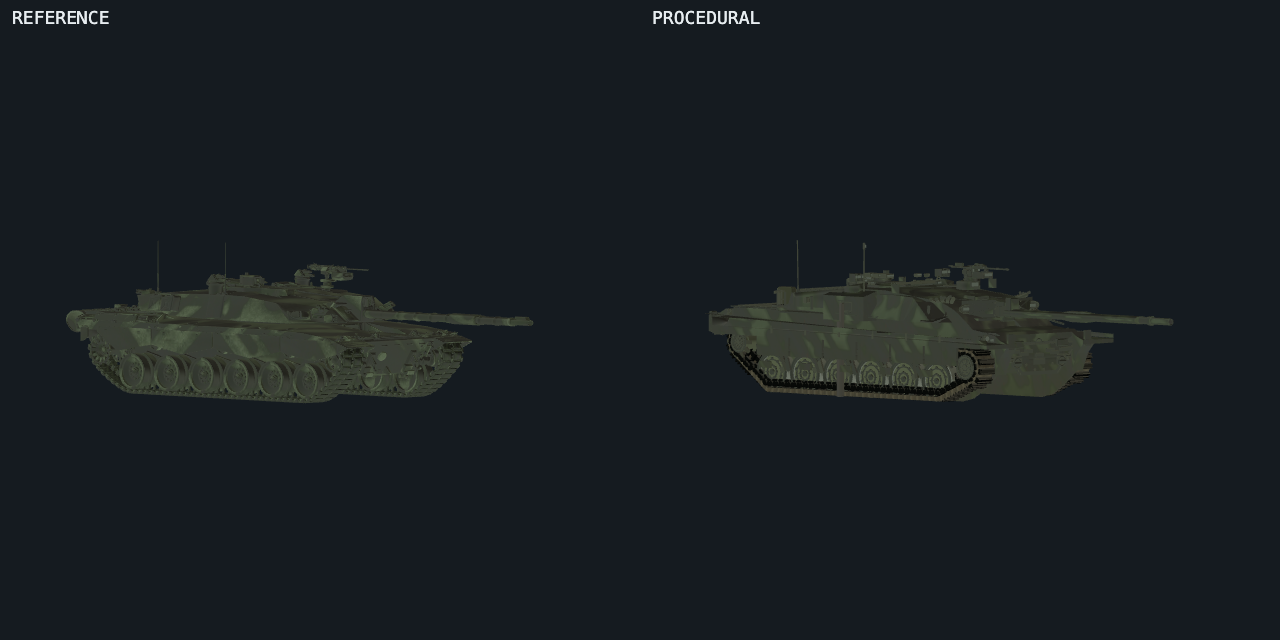
#> input picture shots/critic-challenger2-graduation/view-frontleft.png, 1280 x 640 px, found by its file name
$ python tmp-isu152-r6-measure.py
#> lines starting #> are read from the running program, lines starting #| are printed output that depends on the picture
# TEMP (isu152 r6): done-gate measurements on the OFFICIAL critic pairs
# (shots/critic-isu152/*.png), one block per r6 order (critic r5 verdict).
# ITU-601 luma; bg discriminator max|px-0x151b20| > 13; proc pane = ref
# pane x + 640. view-left mapping: px = 46 + (z+3.407)*60.2, py = 399 -
# y*60.2. view-right: px = 46 + (5.72-z)*60.2. view-top: px = 333.5 -
# (x+0.23)*59.7, py = 111 + (z+2.34)*59.7 (vent-circle anchor, r2).
from PIL import Image
import math

D = 'shots/critic-isu152/'


def luma(p):
    return 0.299 * p[0] + 0.587 * p[1] + 0.114 * p[2]


def nonbg(p):
    return max(abs(p[0] - 0x15), abs(p[1] - 0x1b), abs(p[2] - 0x20)) > 13


def stats(im, x0, y0, x1, y1, dk=45):
    p = im.load()
    vals, sky, tot, dark = [], 0, 0, 0
    for X in range(x0, x1):
        for Y in range(y0, y1):
            tot += 1
            if nonbg(p[X, Y]):
                v = luma(p[X, Y])
                vals.append(v)
                if v < dk:
                    dark += 1
            else:
                sky += 1
    vals.sort()
    n = len(vals)
    if not n:
        return {'n': 0, 'sky%': round(100 * sky / tot, 1)}
    q = lambda f: round(vals[min(n - 1, int(n * f))], 1)
    return {'n': n, 'sky%': round(100 * sky / tot, 1),
            'dark%': round(100 * dark / tot, 1),
            'p05': q(.05), 'p25': q(.25), 'p50': q(.5), 'p75': q(.75),
            'p95': q(.95), 'iqr': round(q(.75) - q(.25), 1)}


def show(tag, s):
    print(f'  {tag}: ' + ' '.join(f'{k} {v}' for k, v in s.items()))


ZX = lambda z: 46 + (z + 3.407) * 60.2          # view-left px(z)
ZY = lambda y: 399 - y * 60.2                   # view-left py(y)
RX = lambda z: 46 + (5.72 - z) * 60.2           # view-right px(z)
TX = lambda x: 333.5 - (x + 0.23) * 59.7        # view-top px(x)
TY = lambda z: 111 + (z + 2.34) * 59.7          # view-top py(z)

fl = Image.open(D + 'view-frontleft.png').convert('RGB')
fr = Image.open(D + 'view-frontright.png').convert('RGB')
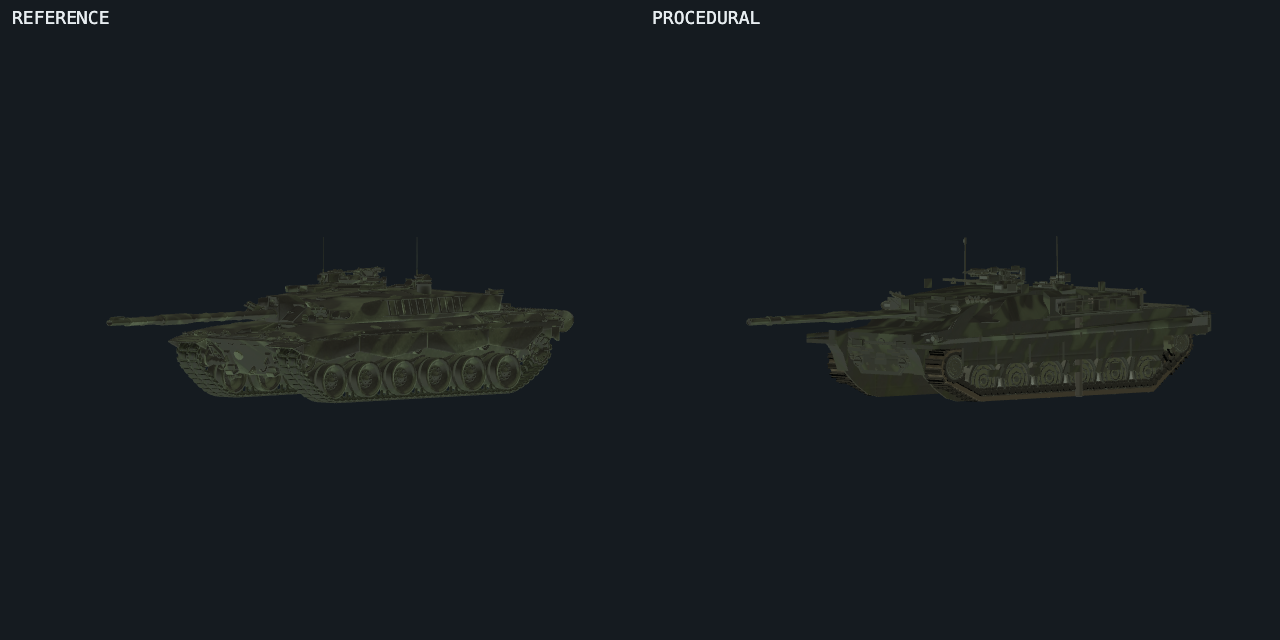
#> input picture shots/critic-challenger2-graduation/view-frontright.png, 1280 x 640 px, found by its file name
vl = Image.open(D + 'view-left.png').convert('RGB')
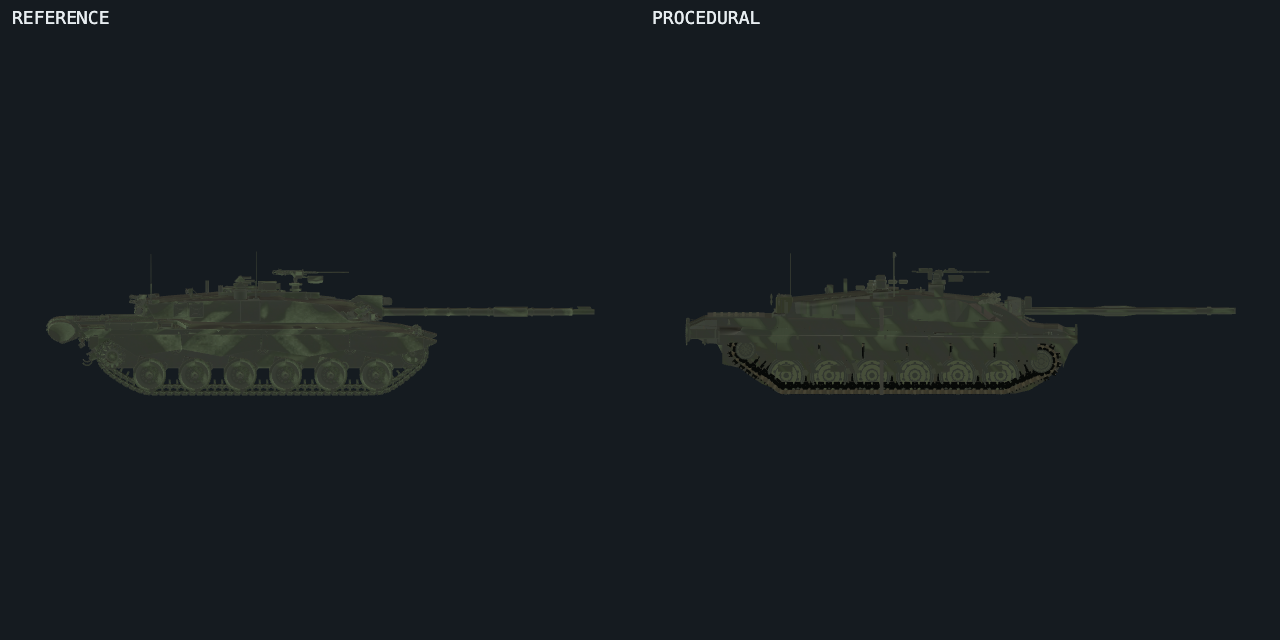
#> input picture shots/critic-challenger2-graduation/view-left.png, 1280 x 640 px, found by its file name
vr = Image.open(D + 'view-right.png').convert('RGB')
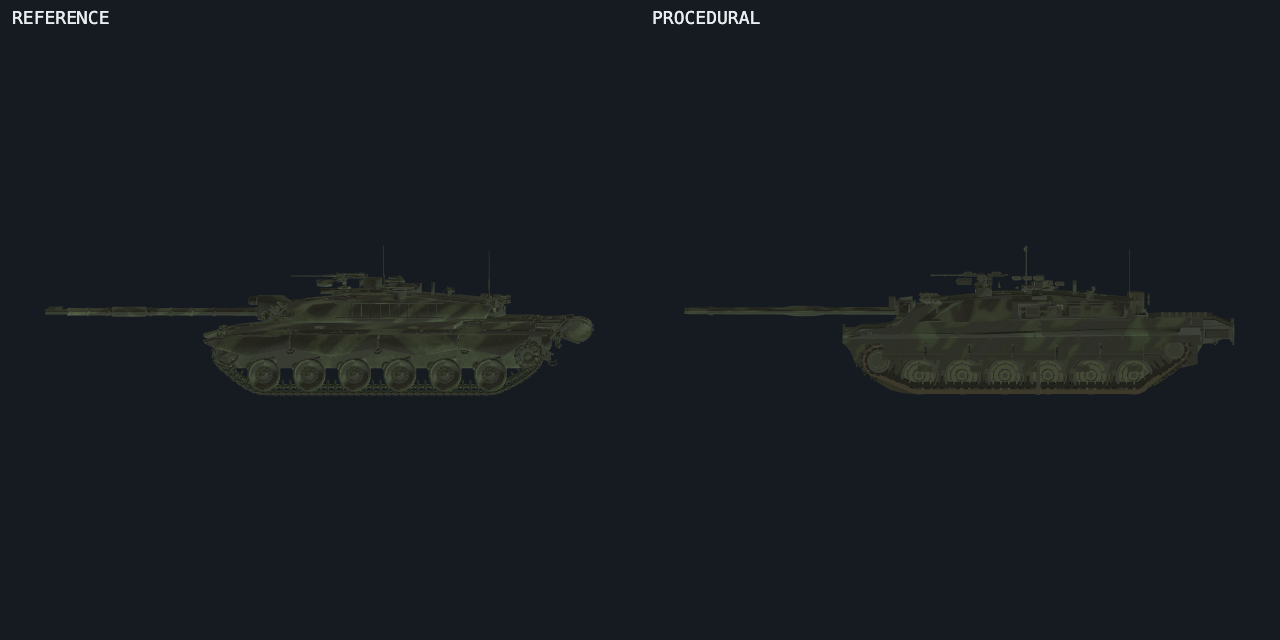
#> input picture shots/critic-challenger2-graduation/view-right.png, 1280 x 640 px, found by its file name
vt = Image.open(D + 'view-top.png').convert('RGB')
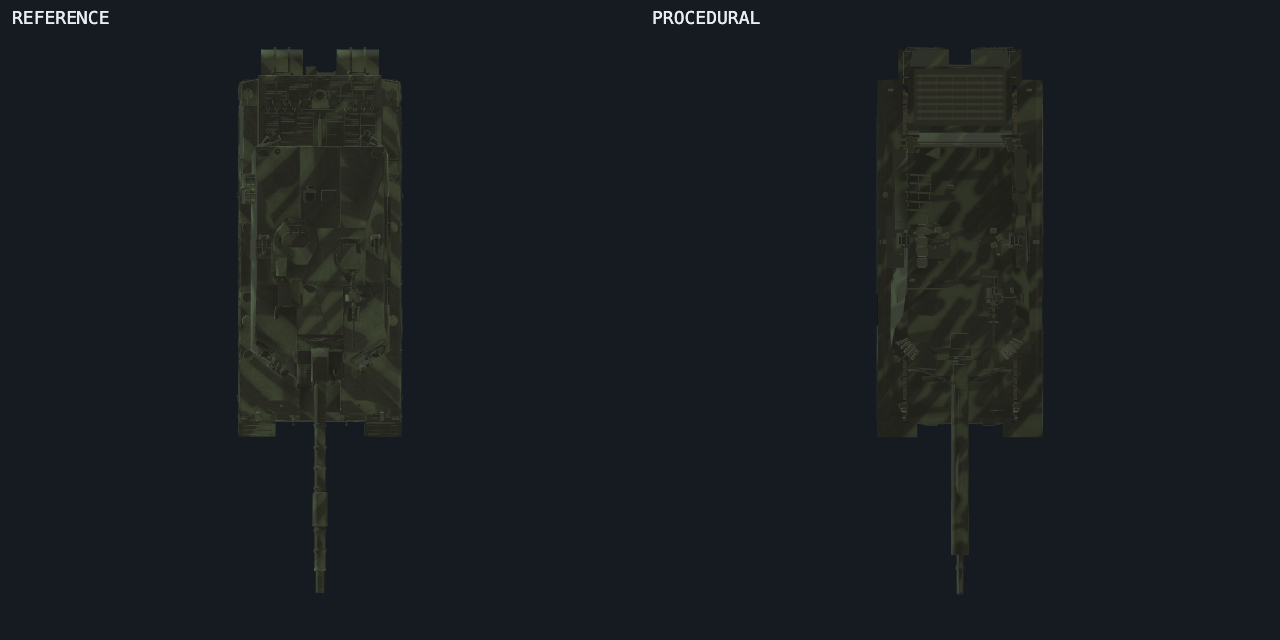
#> input picture shots/critic-challenger2-graduation/view-top.png, 1280 x 640 px, found by its file name
hf = Image.open(D + 'hero-frontleft.png').convert('RGB')
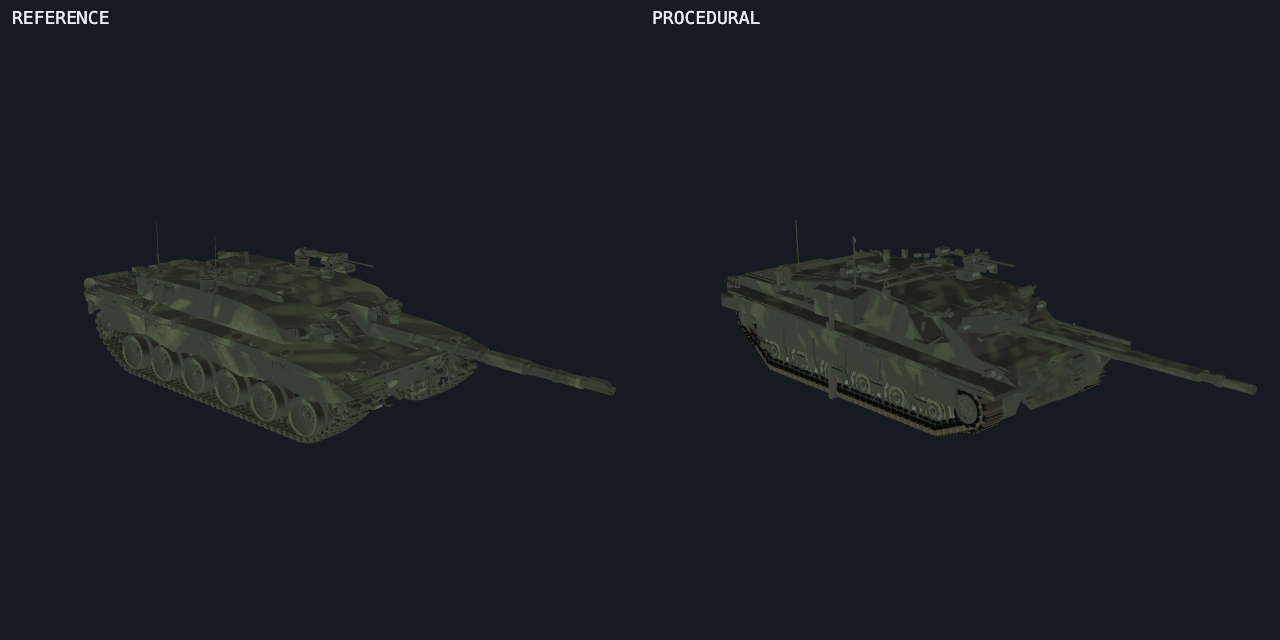
#> input picture shots/critic-challenger2-graduation/hero-frontleft.png, 1280 x 640 px, found by its file name

# ---------------------------------------------------------------------------
print('=== ORDER 1a: fender shadow run (both front quarters; 55-65L '
      'class ordered). col-min in the run band y283-325 ===')
for im, name, xr in ((fl, 'frontleft ', (100, 460)), (fr, 'frontright', (180, 540))):
    for tag, off in (('ref ', 0), ('proc', 640)):
        p = im.load()
        mins = []
        for X in range(xr[0] + off, xr[1] + off, 4):
            vals = [luma(p[X, Y]) for Y in range(283, 326) if nonbg(p[X, Y])]
            if vals:
                mins.append(min(vals))
        mins.sort()
        n = len(mins)
        if n:
            print(f'  {name} {tag} col-min: n {n} p25 {mins[n // 4]:.1f} '
                  f'p50 {mins[n // 2]:.1f} p75 {mins[3 * n // 4]:.1f}')
#> this loop made 2 passes
#> (name, xr) on passes 1 to 2: ('frontleft ', (100, 460)), ('frontright', (180, 540))
#|   frontleft  ref  col-min: n 90 p25 38.0 p50 40.2 p75 43.1
#|   frontleft  proc col-min: n 90 p25 34.9 p50 37.6 p75 41.4
#|   frontright ref  col-min: n 90 p25 34.3 p50 35.6 p75 37.1
#|   frontright proc col-min: n 90 p25 34.9 p50 35.8 p75 36.8

# ---------------------------------------------------------------------------
print('=== ORDER 1b: wall vs skirt tone split (view-left/right on-element '
      'bands: wall = sponson band y1.462-1.542 BELOW the run; skirt = '
      'curtain band y0.62-1.10) ===')
for im, name, XF in ((vl, 'left ', ZX), (vr, 'right', RX)):
    for tag, off in (('ref ', 0), ('proc', 640)):
        x0 = int(min(XF(-2.2), XF(2.6))) + off
        x1 = int(max(XF(-2.2), XF(2.6))) + off
        show(f'{name} {tag} wall ', stats(im, x0, int(ZY(1.542)), x1, int(ZY(1.462))))
        show(f'{name} {tag} skirt', stats(im, x0, int(ZY(1.10)), x1, int(ZY(0.62))))
#> this loop made 2 passes
#> name on passes 1 to 2: 'left ', 'right'
#|   left  ref  wall : n 1044 sky% 9.7 dark% 0.1 p05 49.5 p25 52.0 p50 52.9 p75 58.7 p95 66.5 iqr 6.7
#|   left  ref  skirt: n 8381 sky% 0.0 dark% 0.0 p05 51.4 p25 51.9 p50 53.0 p75 60.1 p95 71.8 iqr 8.2
#|   left  proc wall : n 1074 sky% 7.1 dark% 0.1 p05 51.1 p25 51.6 p50 56.9 p75 60.8 p95 66.0 iqr 9.2
#|   left  proc skirt: n 8337 sky% 0.5 dark% 1.9 p05 51.0 p25 51.2 p50 51.5 p75 55.1 p95 66.1 iqr 3.9
#|   right ref  wall : n 1040 sky% 10.0 dark% 49.4 p05 35.2 p25 37.2 p50 43.8 p75 51.2 p95 60.8 iqr 14.0
#|   right ref  skirt: n 8206 sky% 2.1 dark% 29.9 p05 35.9 p25 43.1 p50 50.7 p75 58.1 p95 66.0 iqr 15.0
#|   right proc wall : n 1044 sky% 9.7 dark% 30.8 p05 36.2 p25 41.5 p50 46.9 p75 53.0 p95 58.4 iqr 11.5
#|   right proc skirt: n 8288 sky% 1.1 dark% 6.1 p05 44.5 p25 46.5 p50 47.2 p75 53.7 p95 60.1 iqr 7.2
print('  strip rows dead-side (proc, y 1.548-1.600):')
for im, name, XF in ((vl, 'left ', ZX), (vr, 'right', RX)):
    x0 = int(min(XF(-2.2), XF(2.6))) + 640
    x1 = int(max(XF(-2.2), XF(2.6))) + 640
    show(f'{name} strip', stats(im, x0, int(ZY(1.600)), x1, int(ZY(1.548))))
#> this loop made 2 passes
#> (name, x0, x1) on passes 1 to 2: ('left ', 758, 1047), ('right', 873, 1162)
#|   left  strip: n 773 sky% 10.8 dark% 0.2 p05 51.1 p25 51.7 p50 56.9 p75 62.9 p95 68.7 iqr 11.2
#|   right strip: n 750 sky% 13.5 dark% 32.5 p05 36.2 p25 39.5 p50 47.5 p75 54.0 p95 65.9 iqr 14.5
print('  frontleft quarter split (strip-anchored rows per column, x 130-340):')
p = fl.load()
for tag, off in (('ref ', 0), ('proc', 640)):
    wall, skirt = [], []
    for X in range(130 + off, 340 + off, 2):
        best, by = 999, -1
        for Y in range(283, 326):
            if nonbg(p[X, Y]):
                v = luma(p[X, Y])
                if v < best:
                    best, by = v, Y
        if by < 0:
            continue
        for Y in range(by + 2, by + 8):
            if nonbg(p[X, Y]):
                wall.append(luma(p[X, Y]))
        for Y in range(by + 12, by + 32):
            if nonbg(p[X, Y]):
                skirt.append(luma(p[X, Y]))
    wall.sort(); skirt.sort()
    if wall and skirt:
        print(f'  fl {tag} wall p50 {wall[len(wall) // 2]:.1f} | '
              f'skirt p50 {skirt[len(skirt) // 2]:.1f} | split '
              f'{wall[len(wall) // 2] - skirt[len(skirt) // 2]:+.1f}')

# ---------------------------------------------------------------------------
print('=== ORDER 1c: wheel-rim crescents (view-left/right: rim annulus '
      'rho 0.74-1.02 in the VISIBLE upper-lateral band y 0.40-0.58 vs '
      'inner face rho<0.6) ===')
for im, name, XF in ((vl, 'left ', ZX), (vr, 'right', RX)):
    for tag, off in (('ref ', 0), ('proc', 640)):
        p = im.load()
        rims, faces = [], []
        for wz in (1.85, 1.10, 0.35, -0.40, -1.15, -1.90):
            cx, cy = XF(wz) + off, ZY(0.36)
            for dx in range(-19, 20):
                for dy in range(-19, 20):
                    X, Y = int(cx + dx), int(cy + dy)
                    wy = 0.36 + (cy - Y) / 60.2
                    if not (0.40 <= wy <= 0.58) or not nonbg(p[X, Y]):
                        continue
                    rho = math.hypot(dx, dy) / 17.1          # r 0.285*60.2
                    if 0.74 <= rho <= 1.02:
                        rims.append(luma(p[X, Y]))
                    elif rho < 0.60:
                        faces.append(luma(p[X, Y]))
        rims.sort(); faces.sort()
        if rims and faces:
            print(f'  {name} {tag} rim-annulus p50 {rims[len(rims) // 2]:.1f} '
                  f'p90 {rims[9 * len(rims) // 10]:.1f} | face p50 '
                  f'{faces[len(faces) // 2]:.1f} p90 {faces[9 * len(faces) // 10]:.1f}')
#> this loop made 2 passes
#> name on passes 1 to 2: 'left ', 'right'
#|   left  ref  rim-annulus p50 56.3 p90 69.5 | face p50 55.1 p90 60.5
#|   left  proc rim-annulus p50 54.5 p90 73.2 | face p50 67.9 p90 73.2
#|   right ref  rim-annulus p50 54.3 p90 70.8 | face p50 47.4 p90 56.1
#|   right proc rim-annulus p50 54.8 p90 69.1 | face p50 65.1 p90 69.2

# ---------------------------------------------------------------------------
print('=== ORDER 2: bow flap-pocket (frontleft (330-450,340-410) + '
      'frontright (190-310,340-410); 6-28L checkers -> 48-55L ordered) ===')
for tag, off in (('ref ', 0), ('proc', 640)):
    show(f'frontleft  {tag}', stats(fl, 330 + off, 340, 450 + off, 410))
#> this loop made 2 passes
#|   frontleft  ref : n 6383 sky% 24.0 dark% 5.8 p05 42.2 p25 56.5 p50 61.4 p75 62.8 p95 77.7 iqr 6.3
#|   frontleft  proc: n 6062 sky% 27.8 dark% 7.4 p05 37.7 p25 54.5 p50 59.7 p75 61.5 p95 64.7 iqr 7.0
for tag, off in (('ref ', 0), ('proc', 640)):
    show(f'frontright {tag}', stats(fr, 190 + off, 340, 310 + off, 410))
print('  sub-45L px count in pocket rects (the checker mass):')
for im, name, x0, x1 in ((fl, 'frontleft ', 330, 450), (fr, 'frontright', 190, 310)):
    p = im.load()
    for tag, off in (('ref ', 0), ('proc', 640)):
        n = sum(1 for X in range(x0 + off, x1 + off) for Y in range(340, 410)
                if nonbg(p[X, Y]) and luma(p[X, Y]) < 45)
        n28 = sum(1 for X in range(x0 + off, x1 + off) for Y in range(340, 410)
                  if nonbg(p[X, Y]) and luma(p[X, Y]) < 29)
        print(f'  {name} {tag}: <45L {n}px | <29L {n28}px')
#> this loop made 2 passes
#> (name, x0, x1) on passes 1 to 2: ('frontleft ', 330, 450), ('frontright', 190, 310)
#|   frontleft  ref : <45L 484px | <29L 7px
#|   frontleft  proc: <45L 618px | <29L 233px
#|   frontright ref : <45L 1229px | <29L 13px
#|   frontright proc: <45L 2645px | <29L 178px

# ---------------------------------------------------------------------------
print('=== ORDER 3a: view-top gun-root housing (ref block x -0.64..+0.16 '
      '= 48px; interior tone + edge dips) ===')
show('ref  housing interior', stats(vt, 312, 412, 356, 424))
#|   ref  housing interior: n 459 sky% 13.1 dark% 42.0 p05 36.9 p25 40.8 p50 45.3 p75 55.8 p95 60.4 iqr 15.0
show('proc housing interior', stats(vt, 952, 412, 996, 424))
#|   proc housing interior: n 462 sky% 12.5 dark% 58.9 p05 34.3 p25 36.2 p50 38.2 p75 46.9 p95 54.8 iqr 10.7
# edge-line dips: row minima at the outer-edge px bands
p = vt.load()
for tag, off in (('ref ', 0), ('proc', 640)):
    for ename, px0, px1 in (('right-edge', 308, 313), ('left-edge', 355, 360)):
        dips = []
        for Y in range(413, 425):
            vals = [luma(p[X, Y]) for X in range(px0 + off, px1 + off) if nonbg(p[X, Y])]
            if vals:
                dips.append(min(vals))
        if dips:
            dips.sort()
            print(f'  {tag} {ename} row-min p50 {dips[len(dips) // 2]:.1f}')
# housing width: contiguous non-glacis band (edge-to-edge) at py 418
for tag, off in (('ref ', 0), ('proc', 640)):
    Y = 418
    print(f'  {tag} py418 profile 300-370:',
          ' '.join(f'{luma(p[X + off, Y]):3.0f}' if nonbg(p[X + off, Y]) else ' --'
                   for X in range(300, 370, 3)))

# ---------------------------------------------------------------------------
print('=== ORDER 3b: louver band ends at dome rim (view-top) ===')
for tag, off in (('ref ', 0), ('proc', 640)):
    cx, cy = int(TX(0.10)) + off, int(TY(-0.98))
    inside, outside = [], []
    p = vt.load()
    for X in range(cx - 26, cx + 27):
        for Y in range(cy - 26, cy + 27):
            if not nonbg(p[X, Y]):
                continue
            if (X - cx) ** 2 + (Y - cy) ** 2 <= 15 ** 2:
                inside.append(luma(p[X, Y]))
    for X in range(int(TX(-0.275)) + off, int(TX(-0.33)) + off):
        for Y in range(int(TY(-1.25)), int(TY(-0.65))):
            if nonbg(p[X, Y]):
                outside.append(luma(p[X, Y]))
    inside.sort(); outside.sort()
    ni, no = len(inside), len(outside)
    if ni:
        print(f'  {tag} inside-dome  p05 {inside[int(ni * .05)]:.1f} '
              f'p25 {inside[ni // 4]:.1f} p50 {inside[ni // 2]:.1f} '
              f'p95 {inside[int(ni * .95)]:.1f}')
    if no:
        print(f'  {tag} left-band    p05 {outside[int(no * .05)]:.1f} '
              f'p25 {outside[no // 4]:.1f} p50 {outside[no // 2]:.1f}')
    dips = []
    for k in range(16):
        a = k / 16 * 2 * math.pi
        best = 999
        for r in range(15, 23):
            X, Y = int(cx + r * math.cos(a)), int(cy + r * math.sin(a))
            if nonbg(p[X, Y]):
                best = min(best, luma(p[X, Y]))
        dips.append(best)
    dips.sort()
    print(f'  {tag} rim-ring radial dips p25 {dips[4]:.1f} p50 {dips[8]:.1f}')

# ---------------------------------------------------------------------------
print('=== hero-frontleft flank echo (strip-anchored split, x 200-420) ===')
p = hf.load()
for tag, off in (('ref ', 0), ('proc', 640)):
    wall, skirt, runm = [], [], []
    for X in range(200 + off, 420 + off, 2):
        best, by = 999, -1
        for Y in range(275, 330):
            if nonbg(p[X, Y]):
                v = luma(p[X, Y])
                if v < best:
                    best, by = v, Y
        if by < 0:
            continue
        runm.append(best)
        for Y in range(by + 2, by + 8):
            if nonbg(p[X, Y]):
                wall.append(luma(p[X, Y]))
        for Y in range(by + 12, by + 30):
            if nonbg(p[X, Y]):
                skirt.append(luma(p[X, Y]))
    for nm, arr in (('run col-min', runm), ('wall', wall), ('skirt', skirt)):
        if arr:
            arr.sort()
            print(f'  {tag} {nm} p50 {arr[len(arr) // 2]:.1f}')
